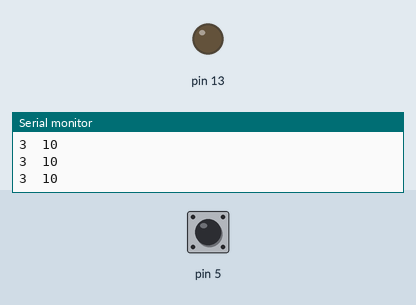
Recording of a sketch running on a simulated Arduino Uno, built with avr-gcc and run on an emulated ATmega328P. Parts: output pins drawn as LEDs (lit = HIGH), the last lines printed to the serial monitor. Inputs (shaded band) come from the test bench; at power-on: pin 5 HIGH.

Above: at 1.2 s.
1.3 s: pin 5 pulled LOW for 0.15 s
At 2.3 s:
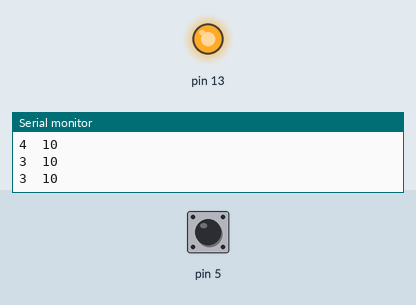
Timing chart, 0 to 4.3 s (numbered marks = the images above; inputs shaded):
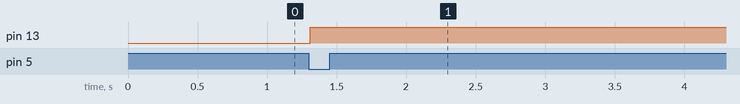

Measured:
- after the input at 1.3 s, pin 13: LOW → HIGH at once

The sketch:

CapacitiveSensor.ino
```cpp
#include <CapacitiveSensor.h>

CapacitiveSensor cs_4_5 = CapacitiveSensor(4, 5);

void setup() {
  Serial.begin(9600);
  pinMode(13, OUTPUT);
}

void loop() {
  long start = millis();
  long total = cs_4_5.capacitiveSensor(30);

  Serial.print(millis() - start);
  Serial.print("\t");

  Serial.println(total);

  if (total > 50)
    digitalWrite(13, HIGH);

  if (total == 0)
    digitalWrite(13, LOW);

  delay(10);
}
```
